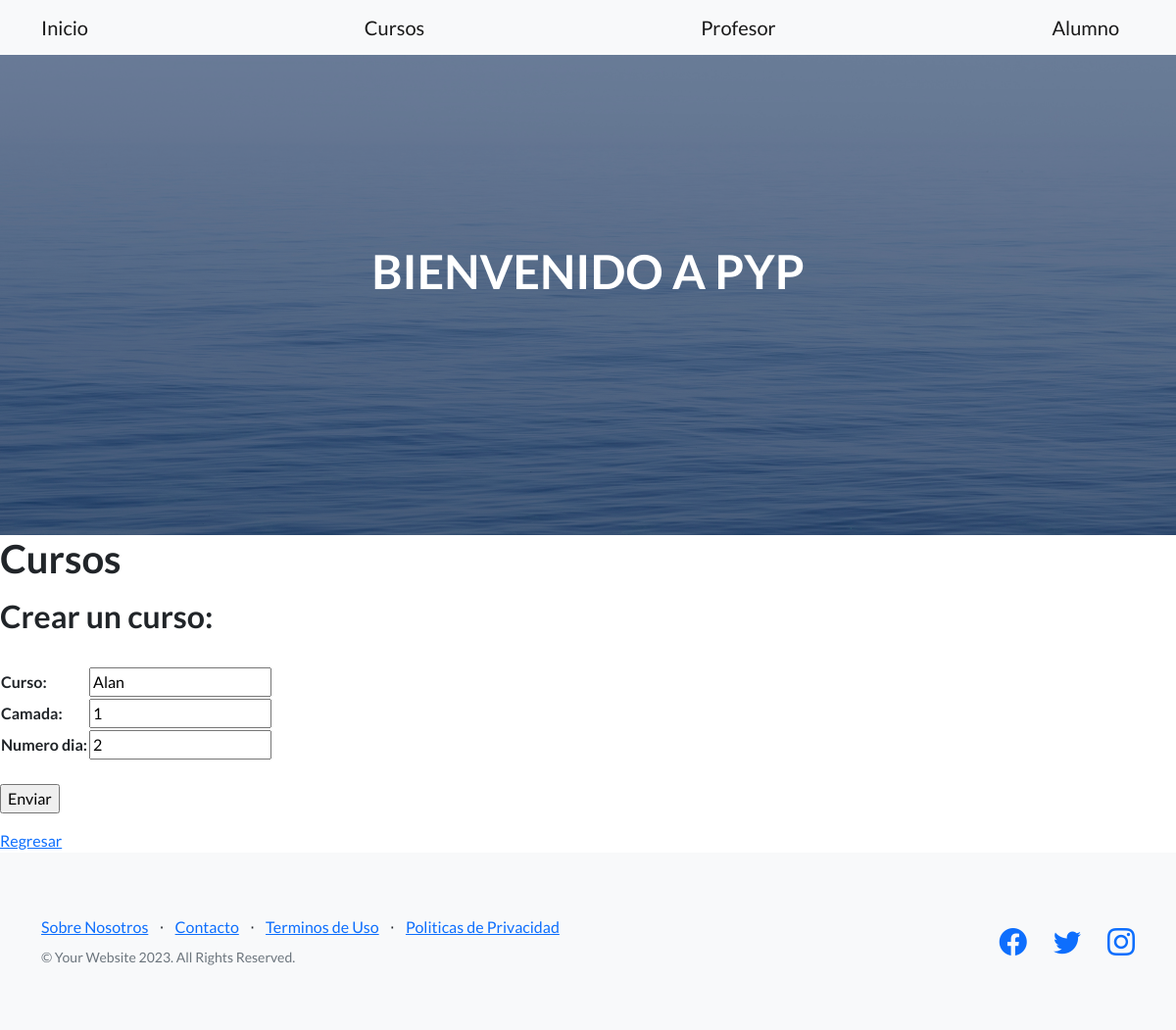
Page /AppCoder/curso/edit/1 on the committed database.
### AppCoder/models.py (models this page shows)
class Curso(models.Model):
    curso=models.CharField(max_length=40)
    camada=models.IntegerField(unique=True)
    numero_dia=models.IntegerField()

### AppCoder/views.py (the view)
# urls.py: path("curso/edit/<pk>", views.CursoEdit.as_view(), name="Edit"),
class CursoEdit(UpdateView):
    model = Curso
    fields = '__all__'
    success_url ='/AppCoder/curso/list/'

### AppCoder/templates/AppCoder/curso_form.html (shortened to what this page needs)
{% extends "AppCoder/padre.html" %}
{% load static %}
{% block contenidoQueCambia %}
<h1>Cursos</h1>
<h2>Crear un curso:</h2>
<br>
<form action="" method="post">{% csrf_token %}
    <table>
        {{form.as_table}}
    </table>
    <br>
    <input type="submit" value="Enviar">
</form>
<a href="{% url 'List' %}"> Regresar </a>
{% endblock %}

### rows in the picture
Curso: curso "Alan", camada "1", numero_dia "2"
